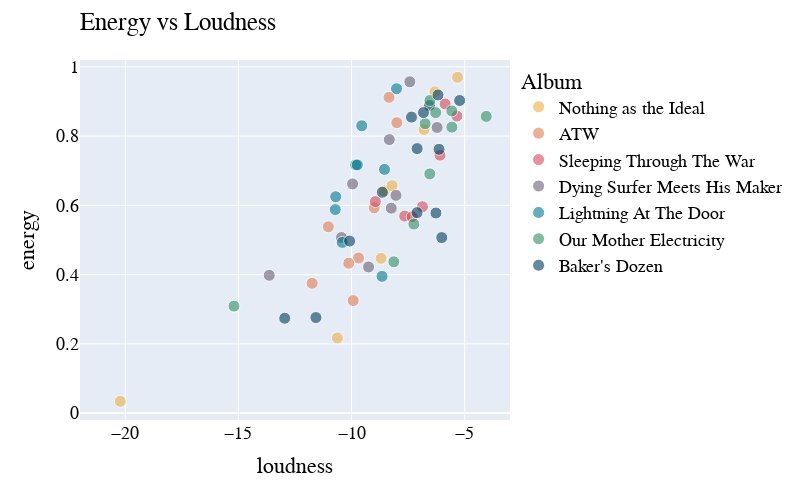

The notebook cell this image was saved under:
### Markdown cell above
We do see:
- a high positive correlation between energy and loudness (the more energetic the louder, or the other way around, correlation doesn't describe causality)
- a high negative correlation between energy and acousticness (the more energetic the less likly acoustic, or the other way around)
- a moderate negativee correlation between loudness and acousticness
- a moderate positive correlation between energy and speechiness
- Low correlations between the other variable combinations in this plot

Remember, this plot does not include all these low correlations (between -0.3 and 0.3) that we saw in the heatmap.

The relationships between energy, loudness and acousticness are little surprising.

Interesting to me are the two pairs that include popularity: We can cautiously deduce from this that pure instrumentals are unlikely to be very popular. And that 3/4 time signature is more popular than 4/4 time signature.

Another way to show relationships between numeric variables are scatterplots.

Let's start with

## Scatterplots for interesting correlations

We learned there are 2 pairs of variables which show a high correlation. Let's plot these first.
I'm creating some interactive plots with plotly here.

**Github cannot display interactive elements. Please use [nbviewer](https://nbviewer.org/github/scheinmensch/Spotify/blob/main/AllThemWitches.ipynb?flush_cache=False) to view the following plots.**

### Code cell
fig = px.scatter(atw, x='loudness', y='energy', color='album_name', custom_data=['name'], color_discrete_map=cpal_px, opacity=0.6)

fig.update_traces(marker=dict(size=12,
                              line=dict(width=1,
                                        color='white')),
                  selector=dict(mode='markers'))
fig.update_traces(hovertemplate='%{customdata[0]}')
fig.update_layout(
    title="Energy vs Loudness",
    legend_title="Album",
    title_x=0.1, 
    width=800,
    height=500,
    font_family="ROCKABILLY",
    font_color="black",
    font_size=18,
    title_font_family="Boucherie Block",
    legend_title_font_family="Boucherie Block")
fig.update_yaxes(range=[-0.02, 1.02])
fig.update_xaxes(range=[-22, -3])
fig.show()

### Figure 1 — Plotly figure (JSON) as saved in the notebook; plotly's stock layout.template omitted (floating-point values rounded to 4 significant figures)
{"data": [{"customdata": [["Saturnine & Iron Jaw"], ["Enemy of My Enemy"], ["Everest"], ["See You Next Fall"], ["The Children of Coyote Woman"], ["41"], ["Lights Out"], ["Rats in Ruin"]], "hovertemplate": "%{customdata[0]}", "legendgroup": "Nothing as the Ideal", "marker": {"color": "#edae49", "line": {"color": "white", "width": 1}, "opacity": 0.6, "size": 12, "symbol": "circle"}, "mode": "markers", "name": "Nothing as the Ideal", "orientation": "v", "showlegend": true, "type": "scatter", "x": [-8.558, -5.319, -20.22, -8.211, -8.695, -6.8, -6.316, -10.63], "xaxis": "x", "y": [0.642, 0.97, 0.0339, 0.657, 0.447, 0.819, 0.928, 0.217], "yaxis": "y"}, {"customdata": [["Fishbelly 86 Onions"], ["Workhorse"], ["1st vs. 2nd"], ["Half-Tongue"], ["Diamond"], ["Harvest Feast"], ["HJTC"], ["Rob's Dream"]], "hovertemplate": "%{customdata[0]}", "legendgroup": "ATW", "marker": {"color": "#df7c52", "line": {"color": "white", "width": 1}, "opacity": 0.6, "size": 12, "symbol": "circle"}, "mode": "markers", "name": "ATW", "orientation": "v", "showlegend": true, "type": "scatter", "x": [-8, -11.03, -8.345, -9.001, -11.74, -9.693, -9.93, -10.12], "xaxis": "x", "y": [0.839, 0.538, 0.912, 0.593, 0.375, 0.448, 0.325, 0.433], "yaxis": "y"}, {"customdata": [["Bulls"], ["Don't Bring Me Coffee"], ["Bruce Lee"], ["3-5-7"], ["Am I Going Up?"], ["Alabaster"], ["Cowboy Kirk"], ["Internet"]], "hovertemplate": "%{customdata[0]}", "legendgroup": "Sleeping Through The War", "marker": {"color": "#d1495b", "line": {"color": "white", "width": 1}, "opacity": 0.6, "size": 12, "symbol": "circle"}, "mode": "markers", "name": "Sleeping Through The War", "orientation": "v", "showlegend": true, "type": "scatter", "x": [-6.869, -5.346, -5.864, -7.653, -8.95, -6.569, -6.092, -7.322], "xaxis": "x", "y": [0.596, 0.858, 0.893, 0.569, 0.611, 0.887, 0.745, 0.567], "yaxis": "y"}, {"customdata": [["Call Me Star"], ["El Centro"], ["Dirt Preachers"], ["This Is Where It Falls Apart"], ["Mellowing"], ["Open Passageways"], ["Instrumental 2 (Welcome To The Caveman Future)"], ["Talisman"], ["Blood And Sand / Milk And Endless Waters"]], "hovertemplate": "%{customdata[0]}", "legendgroup": "Dying Surfer Meets His Maker", "marker": {"color": "#696174", "line": {"color": "white", "width": 1}, "opacity": 0.6, "size": 12, "symbol": "circle"}, "mode": "markers", "name": "Dying Surfer Meets His Maker", "orientation": "v", "showlegend": true, "type": "scatter", "x": [-9.25, -7.426, -6.222, -10.45, -13.64, -8.248, -9.957, -8.039, -8.334], "xaxis": "x", "y": [0.422, 0.957, 0.825, 0.507, 0.398, 0.592, 0.662, 0.629, 0.79], "yaxis": "y"}, {"customdata": [["Funeral For A Great Drunken Bird"], ["When God Comes Back"], ["The Marriage Of Coyote Woman"], ["Swallowed By The Sea"], ["Charles William"], ["The Death Of Coyote Woman"], ["Romany Dagger"], ["Mountain"], ["Romany Dagger (Remended)"], ["Surface-To-Air Whistle"]], "hovertemplate": "%{customdata[0]}", "legendgroup": "Lightning At The Door", "marker": {"color": "#00798c", "line": {"color": "white", "width": 1}, "opacity": 0.6, "size": 12, "symbol": "circle"}, "mode": "markers", "name": "Lightning At The Door", "orientation": "v", "showlegend": true, "type": "scatter", "x": [-9.818, -8.014, -8.653, -10.7, -8.544, -10.72, -9.551, -10.41, -6.549, -9.745], "xaxis": "x", "y": [0.717, 0.937, 0.395, 0.625, 0.704, 0.588, 0.83, 0.493, 0.889, 0.717], "yaxis": "y"}, {"customdata": [["Heavy/Like a Witch"], ["The Urn"], ["Bloodhounds"], ["Guns"], ["Elk.Blood.Heart"], ["Until It Unwinds"], ["Easy"], ["Family Song for the Leaving"], ["Right Hand"], ["I Can't Even See Myself (Bonus)"]], "hovertemplate": "%{customdata[0]}", "legendgroup": "Our Mother Electricity", "marker": {"color": "#318F63", "line": {"color": "white", "width": 1}, "opacity": 0.6, "size": 12, "symbol": "circle"}, "mode": "markers", "name": "Our Mother Electricity", "orientation": "v", "showlegend": true, "type": "scatter", "x": [-6.537, -5.569, -5.573, -6.75, -8.133, -6.284, -7.249, -15.2, -6.545, -4.051], "xaxis": "x", "y": [0.903, 0.826, 0.873, 0.836, 0.437, 0.868, 0.546, 0.309, 0.691, 0.857], "yaxis": "y"}, {"customdata": [["Real Hippies Are Cowboys"], ["Mama Is a Shining Star"], ["Hush, I'm on TV"], ["Holding Your Breath Across the River"], ["Tour Death Song"], ["Tiger's Pit"], ["6969 WXL THE CAGE"], ["L'hotel Serein"], ["Acid Face"], ["Slow City"], ["Silver To Rust"], ["Blacksnake Blues"], ["Fall Into Place"]], "hovertemplate": "%{customdata[0]}", "legendgroup": "Baker's Dozen", "marker": {"color": "#003d5b", "line": {"color": "white", "width": 1}, "opacity": 0.6, "size": 12, "symbol": "circle"}, "mode": "markers", "name": "Baker's Dozen", "orientation": "v", "showlegend": true, "type": "scatter", "x": [-6.822, -12.95, -6.18, -10.09, -8.639, -5.224, -7.104, -7.107, -7.352, -6.273, -6.136, -6.014, -11.57], "xaxis": "x", "y": [0.868, 0.274, 0.919, 0.497, 0.638, 0.903, 0.764, 0.579, 0.855, 0.578, 0.762, 0.507, 0.276], "yaxis": "y"}], "layout": {"font": {"color": "black", "family": "ROCKABILLY", "size": 18}, "height": 500, "legend": {"title": {"font": {"family": "Boucherie Block"}, "text": "Album"}, "tracegroupgap": 0}, "margin": {"t": 60}, "title": {"font": {"family": "Boucherie Block"}, "text": "Energy vs Loudness", "x": 0.1}, "width": 800, "xaxis": {"anchor": "y", "domain": [0, 1], "range": [-22, -3], "title": {"text": "loudness"}, "type": "linear"}, "yaxis": {"anchor": "x", "domain": [0, 1], "range": [-0.02, 1.02], "title": {"text": "energy"}, "type": "linear"}}}
